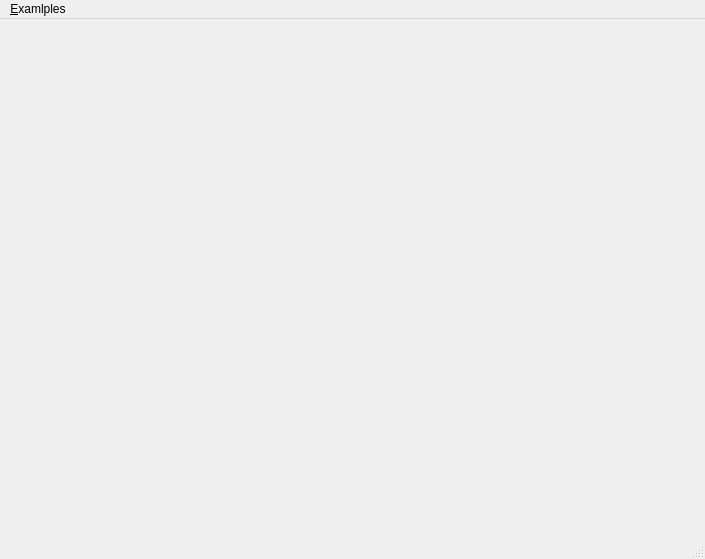
<ui version="4.0" >
 <author>Gordos Kund</author>
 <class>MainWindow</class>
 <widget class="QMainWindow" name="MainWindow" >
  <property name="geometry" >
   <rect>
    <x>0</x>
    <y>0</y>
    <width>705</width>
    <height>559</height>
   </rect>
  </property>
  <property name="windowTitle" >
   <string>Data Zoom Example</string>
  </property>
  <widget class="QWidget" name="centralwidget" >
   <layout class="QGridLayout" >
    <property name="leftMargin" >
     <number>9</number>
    </property>
    <property name="topMargin" >
     <number>9</number>
    </property>
    <property name="rightMargin" >
     <number>9</number>
    </property>
    <property name="bottomMargin" >
     <number>9</number>
    </property>
    <property name="horizontalSpacing" >
     <number>6</number>
    </property>
    <property name="verticalSpacing" >
     <number>6</number>
    </property>
   </layout>
  </widget>
  <widget class="QMenuBar" name="menubar" >
   <property name="geometry" >
    <rect>
     <x>0</x>
     <y>0</y>
     <width>705</width>
     <height>28</height>
    </rect>
   </property>
   <widget class="QMenu" name="menuSql_Examle" >
    <property name="title" >
     <string>&amp;Examlples</string>
    </property>
    <addaction name="actionEmbedded_in_dialog" />
    <addaction name="actionExit" />
   </widget>
   <addaction name="menuSql_Examle" />
  </widget>
  <widget class="QStatusBar" name="statusbar" />
  <action name="actionExit" >
   <property name="text" >
    <string>E&amp;xit</string>
   </property>
  </action>
  <action name="actionEmbedded_in_dialog" >
   <property name="text" >
    <string>E&amp;mbedded in dialog</string>
   </property>
  </action>
 </widget>
 <resources/>
 <connections>
  <connection>
   <sender>actionExit</sender>
   <signal>triggered()</signal>
   <receiver>MainWindow</receiver>
   <slot>close()</slot>
   <hints>
    <hint type="sourcelabel" >
     <x>-1</x>
     <y>-1</y>
    </hint>
    <hint type="destinationlabel" >
     <x>352</x>
     <y>279</y>
    </hint>
   </hints>
  </connection>
  <connection>
   <sender>MainWindow</sender>
   <signal>destroyed()</signal>
   <receiver>MainWindow</receiver>
   <slot>close()</slot>
   <hints>
    <hint type="sourcelabel" >
     <x>352</x>
     <y>279</y>
    </hint>
    <hint type="destinationlabel" >
     <x>352</x>
     <y>279</y>
    </hint>
   </hints>
  </connection>
 </connections>
</ui>
